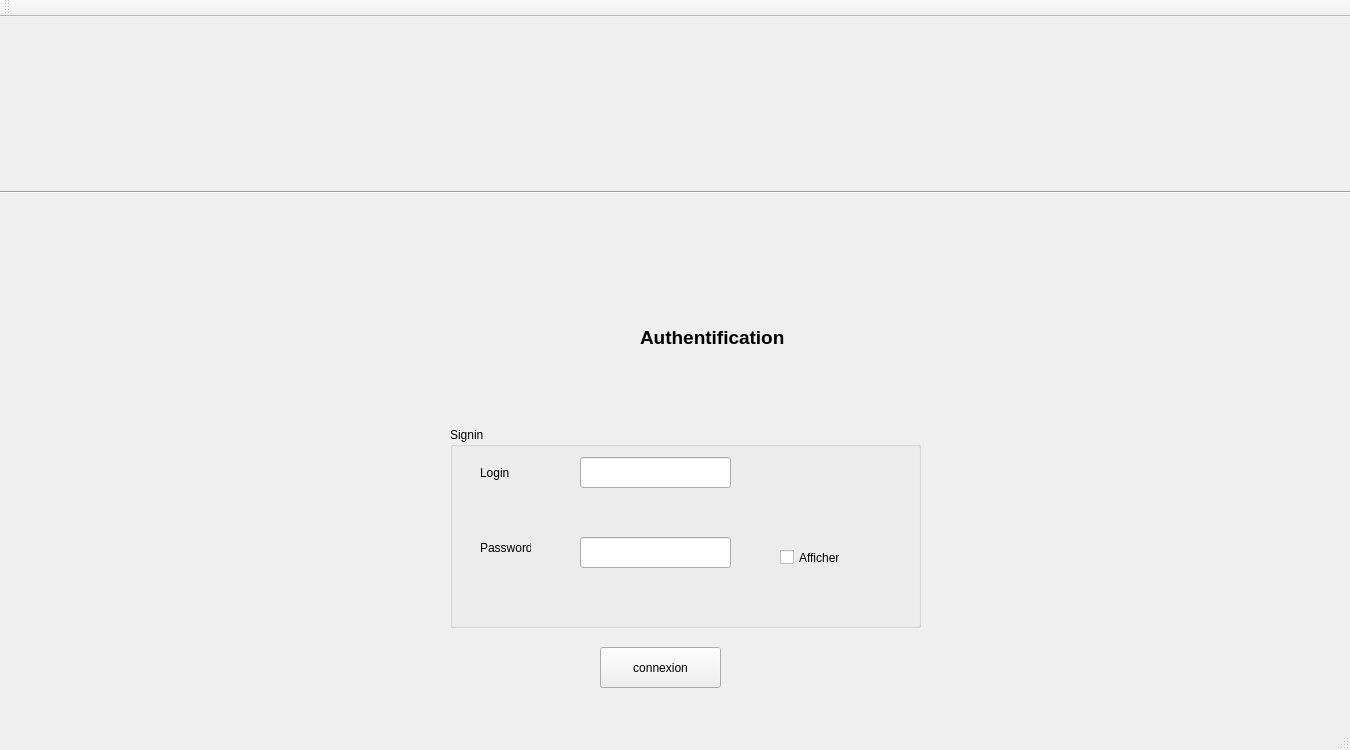
<?xml version="1.0" encoding="UTF-8"?>
<ui version="4.0">
 <class>authentification</class>
 <widget class="QMainWindow" name="authentification">
  <property name="geometry">
   <rect>
    <x>0</x>
    <y>0</y>
    <width>1350</width>
    <height>750</height>
   </rect>
  </property>
  <property name="windowTitle">
   <string>authentification</string>
  </property>
  <widget class="QWidget" name="centralWidget">
   <widget class="QLabel" name="label">
    <property name="geometry">
     <rect>
      <x>0</x>
      <y>0</y>
      <width>1350</width>
      <height>750</height>
     </rect>
    </property>
    <property name="styleSheet">
     <string notr="true">background-image: url(:/sig/erp.jpg);</string>
    </property>
    <property name="text">
     <string/>
    </property>
    <property name="pixmap">
     <pixmap resource="iconnes.qrc">:/sig/images/erp.jpg</pixmap>
    </property>
   </widget>
   <widget class="QGroupBox" name="signin">
    <property name="geometry">
     <rect>
      <x>450</x>
      <y>410</y>
      <width>471</width>
      <height>201</height>
     </rect>
    </property>
    <property name="title">
     <string>Signin</string>
    </property>
    <widget class="QLineEdit" name="login">
     <property name="geometry">
      <rect>
       <x>130</x>
       <y>30</y>
       <width>151</width>
       <height>31</height>
      </rect>
     </property>
    </widget>
    <widget class="QLabel" name="user">
     <property name="geometry">
      <rect>
       <x>30</x>
       <y>30</y>
       <width>61</width>
       <height>31</height>
      </rect>
     </property>
     <property name="text">
      <string>Login</string>
     </property>
    </widget>
    <widget class="QLineEdit" name="motdepasse">
     <property name="geometry">
      <rect>
       <x>130</x>
       <y>110</y>
       <width>151</width>
       <height>31</height>
      </rect>
     </property>
     <property name="inputMethodHints">
      <set>Qt::ImhHiddenText|Qt::ImhNoAutoUppercase|Qt::ImhNoPredictiveText</set>
     </property>
     <property name="text">
      <string/>
     </property>
     <property name="echoMode">
      <enum>QLineEdit::Password</enum>
     </property>
    </widget>
    <widget class="QLabel" name="pass">
     <property name="geometry">
      <rect>
       <x>30</x>
       <y>110</y>
       <width>51</width>
       <height>21</height>
      </rect>
     </property>
     <property name="text">
      <string>Password</string>
     </property>
    </widget>
    <widget class="QCheckBox" name="check_2">
     <property name="geometry">
      <rect>
       <x>330</x>
       <y>120</y>
       <width>101</width>
       <height>21</height>
      </rect>
     </property>
     <property name="text">
      <string>Afficher </string>
     </property>
    </widget>
   </widget>
   <widget class="Line" name="line">
    <property name="geometry">
     <rect>
      <x>0</x>
      <y>150</y>
      <width>1351</width>
      <height>51</height>
     </rect>
    </property>
    <property name="orientation">
     <enum>Qt::Horizontal</enum>
    </property>
   </widget>
   <widget class="QPushButton" name="connexion_2">
    <property name="geometry">
     <rect>
      <x>590</x>
      <y>820</y>
      <width>121</width>
      <height>41</height>
     </rect>
    </property>
    <property name="text">
     <string>connexion</string>
    </property>
   </widget>
   <widget class="QLabel" name="label_5">
    <property name="geometry">
     <rect>
      <x>510</x>
      <y>250</y>
      <width>128</width>
      <height>128</height>
     </rect>
    </property>
    <property name="text">
     <string/>
    </property>
    <property name="pixmap">
     <pixmap resource="iconnes.qrc">:/sig/icones/serrure-securise-icone-8649-64.png</pixmap>
    </property>
   </widget>
   <widget class="QLabel" name="stat">
    <property name="geometry">
     <rect>
      <x>550</x>
      <y>360</y>
      <width>571</width>
      <height>41</height>
     </rect>
    </property>
    <property name="font">
     <font>
      <family>Arial</family>
      <pointsize>10</pointsize>
      <weight>75</weight>
      <bold>true</bold>
     </font>
    </property>
    <property name="styleSheet">
     <string notr="true">color: rgb(0, 0, 0);</string>
    </property>
    <property name="text">
     <string/>
    </property>
    <property name="textFormat">
     <enum>Qt::PlainText</enum>
    </property>
   </widget>
   <widget class="QPushButton" name="connexion">
    <property name="geometry">
     <rect>
      <x>600</x>
      <y>630</y>
      <width>121</width>
      <height>41</height>
     </rect>
    </property>
    <property name="cursor">
     <cursorShape>PointingHandCursor</cursorShape>
    </property>
    <property name="text">
     <string>connexion</string>
    </property>
   </widget>
   <widget class="QLabel" name="label_6">
    <property name="geometry">
     <rect>
      <x>640</x>
      <y>310</y>
      <width>181</width>
      <height>20</height>
     </rect>
    </property>
    <property name="font">
     <font>
      <pointsize>14</pointsize>
      <weight>75</weight>
      <bold>true</bold>
     </font>
    </property>
    <property name="text">
     <string>Authentification</string>
    </property>
   </widget>
  </widget>
  <widget class="QMenuBar" name="menuBar">
   <property name="geometry">
    <rect>
     <x>0</x>
     <y>0</y>
     <width>1350</width>
     <height>21</height>
    </rect>
   </property>
  </widget>
  <widget class="QToolBar" name="mainToolBar">
   <attribute name="toolBarArea">
    <enum>TopToolBarArea</enum>
   </attribute>
   <attribute name="toolBarBreak">
    <bool>false</bool>
   </attribute>
  </widget>
  <widget class="QStatusBar" name="statusBar"/>
 </widget>
 <layoutdefault spacing="6" margin="11"/>
 <resources>
  <include location="iconnes.qrc"/>
 </resources>
 <connections/>
</ui>
